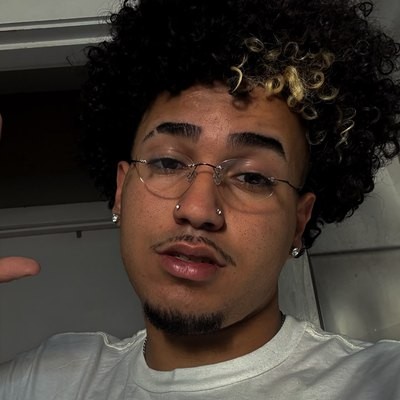
#> input picture assets/profissionais/guilherme.jpg, 400 x 400 px
$ python preparar_fotos.py ../assets/profissionais/guilherme.jpg ../assets/profissionais/marcos.jpg 1.0
#> lines starting #> are read from the running program, lines starting #| are printed output that depends on the picture
# ---------------------------------------------------------------------------
# scripts/preparar_fotos.py - prepara a foto de um profissional p/ o avatar.
#
# As fotos chegam como o cliente manda: retrato de estudio, selfie de celular,
# print ja recortado. O card do app mostra um CIRCULO pequeno, entao o que
# importa e' o rosto ocupar o quadro - e nao a imagem original inteira.
#
# O que faz: acha o rosto (OpenCV), recorta um QUADRADO centrado nele com folga,
# redimensiona e salva JPEG otimizado em assets/profissionais/.
#
# Sem rosto detectado (perfil fechado, pouca luz), cai num recorte quadrado
# alinhado ao TOPO - em retrato de pessoa o rosto quase sempre esta no terco
# superior, o que erra menos do que centralizar na imagem toda.
#
# I/O e' PIL, nao cv2.imread: o projeto mora em "Area de Trabalho" e o OpenCV
# nao abre caminho com acento no Windows. O cv2 recebe um array em memoria.
#
#   python -m scripts.preparar_fotos <origem.jpg> <nome-no-destino>
#   python -m scripts.preparar_fotos C:\\...\\marcos.jpeg marcos
# ---------------------------------------------------------------------------
from __future__ import annotations

import sys
from pathlib import Path

import cv2
import numpy as np
from PIL import Image

LADO = 400          # px do lado do quadrado final (card usa ~60px; 400 cobre 3x+)
FOLGA = 2.3         # quantas "alturas de rosto" o quadrado tera
QUALIDADE = 86

_RAIZ = Path(__file__).resolve().parents[1]
DESTINO = _RAIZ / "assets" / "profissionais"


def _detectar_rosto(img: Image.Image):
    """(cx, cy, lado_rosto) do maior rosto, ou None. Tenta frontal e perfil."""
    cinza = cv2.cvtColor(np.array(img.convert("RGB")), cv2.COLOR_RGB2GRAY)
    for arquivo in ("haarcascade_frontalface_default.xml", "haarcascade_profileface.xml"):
        casc = cv2.CascadeClassifier(cv2.data.haarcascades + arquivo)
        if casc.empty():
            continue
        achados = casc.detectMultiScale(cinza, scaleFactor=1.1, minNeighbors=5, minSize=(60, 60))
        if len(achados):
            x, y, w, h = max(achados, key=lambda r: r[2] * r[3])
            return x + w / 2, y + h / 2, max(w, h)
    return None


def _quadrado(img: Image.Image, folga: float = FOLGA):
    """Caixa (l, t, r, b) quadrada: centrada no rosto, ou no terco superior."""
    L, A = img.size
    achado = _detectar_rosto(img)
    if achado:
        cx, cy, lado_rosto = achado
        lado = min(L, A, lado_rosto * folga)
        origem = "rosto detectado"
    else:
        lado = min(L, A)
        cx, cy = L / 2, lado / 2      # alinhado ao topo
        origem = "sem rosto - recorte pelo topo"

    l = max(0, min(L - lado, cx - lado / 2))
    t = max(0, min(A - lado, cy - lado / 2))
    return (int(l), int(t), int(l + lado), int(t + lado)), origem


def preparar(origem: Path, nome: str, folga: float = FOLGA) -> Path:
    img = Image.open(origem)
    caixa, origem_corte = _quadrado(img, folga)
    recorte = img.convert("RGB").crop(caixa).resize((LADO, LADO), Image.LANCZOS)

    DESTINO.mkdir(parents=True, exist_ok=True)
    saida = DESTINO / f"{nome}.jpg"
    recorte.save(saida, "JPEG", quality=QUALIDADE, optimize=True)

    kb_antes = origem.stat().st_size / 1024
    kb_depois = saida.stat().st_size / 1024
    print(f"{origem.name:>18} {img.size[0]}x{img.size[1]} ({kb_antes:.0f} KB)"
          f"  ->  {saida.name} {LADO}x{LADO} ({kb_depois:.0f} KB)   [{origem_corte}]")
    return saida


def main() -> int:
    if len(sys.argv) not in (3, 4):
        print(__doc__ or "", file=sys.stderr)
        print("uso: python -m scripts.preparar_fotos <origem> <nome> [folga]", file=sys.stderr)
        return 2
    origem = Path(sys.argv[1])
    if not origem.is_file():
        print(f"arquivo nao encontrado: {origem}", file=sys.stderr)
        return 1
    folga = float(sys.argv[3]) if len(sys.argv) == 4 else FOLGA
    preparar(origem, sys.argv[2].strip().lower(), folga)
#> in preparar, img is the input picture: PIL image 400x400 RGB; mean R, G, B 65.9, 56, 48.8
#> in _detectar_rosto, `cinza = cv2.cvtColor(np.array(img.convert("RGB")), cv2.COLOR_RGB2GRAY)`:
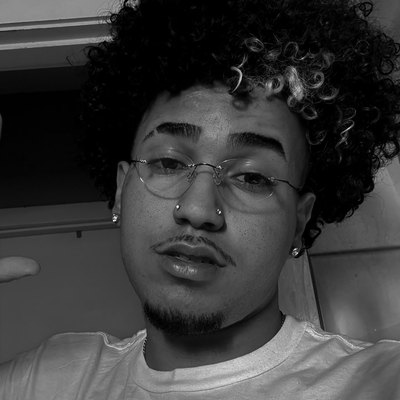
#> cinza: shape (400, 400); min 0, max 249, mean 58.2
#> the loop in _detectar_rosto, `for arquivo in ("haarcascade_frontalface_default.xml", "haarcascade_pr..` made 1 pass
#> (x, y, w, h) on pass 1: (86, 76, 241, 241)
#> in _quadrado, `achado = _detectar_rosto(img)`: achado = (206.5, 196.5, 241)
#> in _quadrado, `cx, cy, lado_rosto = achado`: cx = 206.5; cy = 196.5; lado_rosto = 241
#> in _quadrado, `l = max(0, min(L - lado, cx - lado / 2))`: l = 86
#> in _quadrado, `t = max(0, min(A - lado, cy - lado / 2))`: t = 76
#> in preparar, `caixa, origem_corte = _quadrado(img, folga)`: caixa = (86, 76, 327, 317); origem_corte = 'rosto detectado'
#> in preparar, `recorte = img.convert("RGB").crop(caixa).resize((LADO, LADO), Image.LA..`:
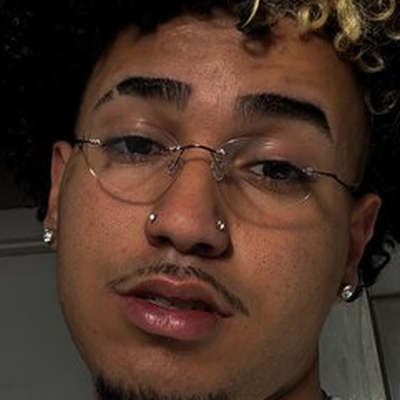
#> recorte: PIL image 400x400 RGB; mean R, G, B 75.4, 51.5, 39.8
    return 0


if __name__ == "__main__":
#> (the run stopped early here; a loop or call above may not have finished)

$ run again, on assets/profissionais/renan.jpg
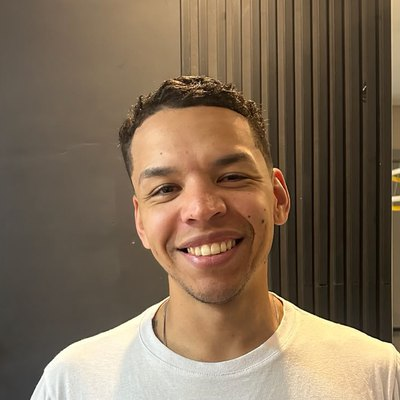
#> input picture assets/profissionais/renan.jpg, 400 x 400 px
#> in preparar, img is the input picture: PIL image 400x400 RGB; mean R, G, B 127, 106.9, 85
#> in _detectar_rosto, `cinza = cv2.cvtColor(np.array(img.convert("RGB")), cv2.COLOR_RGB2GRAY)`:
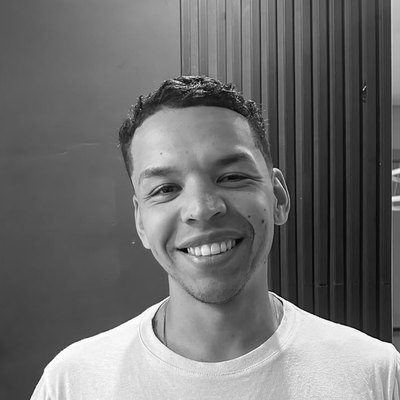
#> cinza: shape (400, 400); min 3, max 255, mean 110.4
#> the loop in _detectar_rosto, `for arquivo in ("haarcascade_frontalface_default.xml", "haarcascade_pr..` made 1 pass
#> (x, y, w, h) on pass 1: (114, 114, 171, 171)
#> achado = (199.5, 199.5, 171)
#> cx = 199.5; lado_rosto = 171
#> l = 114
#> caixa = (114, 114, 285, 285); origem_corte = 'rosto detectado'
#> in preparar, `recorte = img.convert("RGB").crop(caixa).resize((LADO, LADO), Image.LA..`:
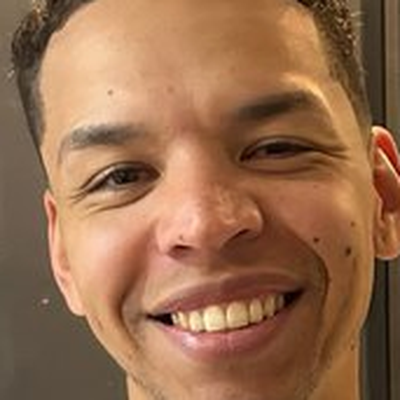
#> recorte: PIL image 400x400 RGB; mean R, G, B 151.2, 108.7, 78.3
